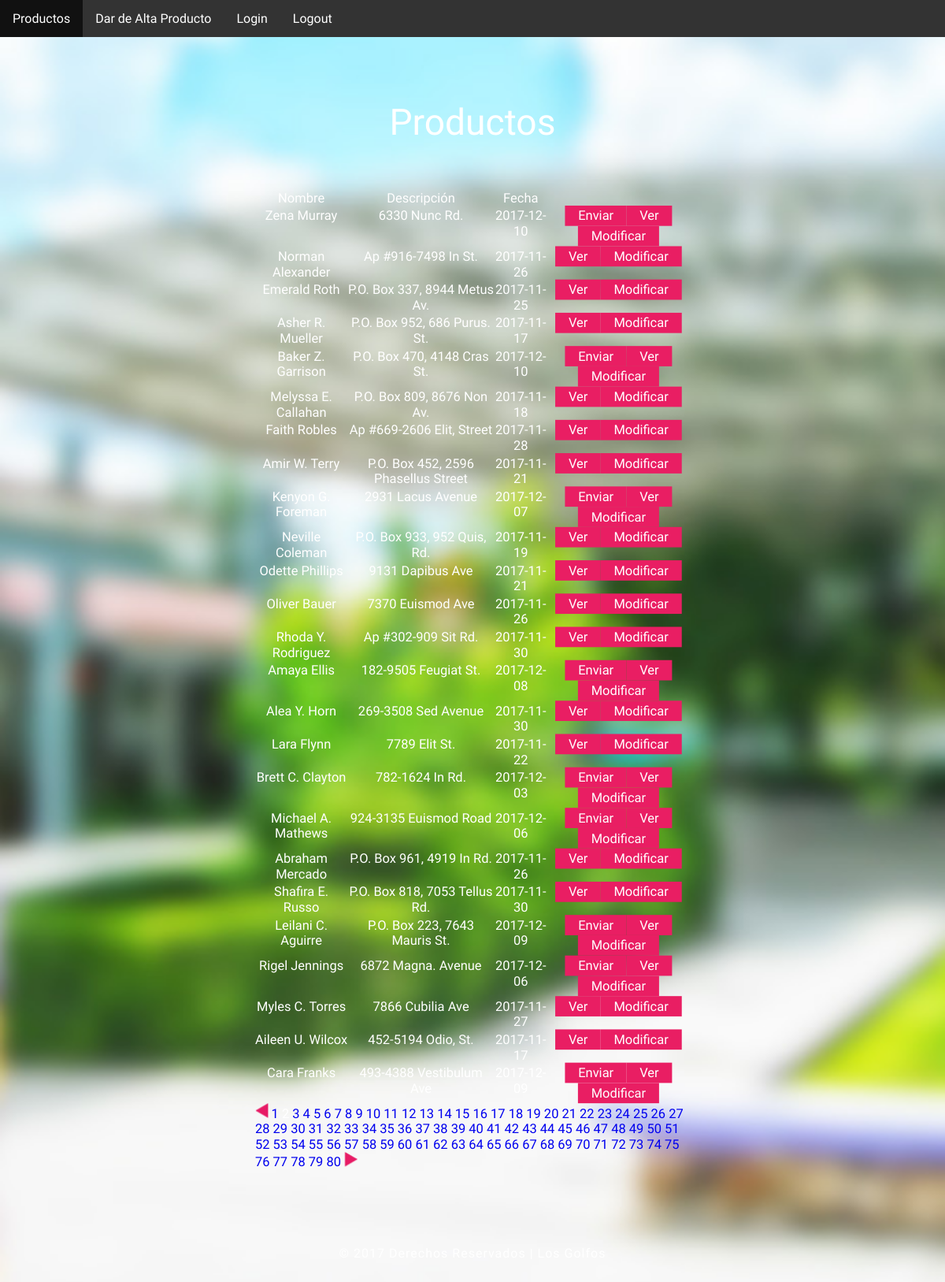
Page /productos.php?pagina=2 on the committed database.
### tables this page shows
CREATE TABLE IF NOT EXISTS `producto` (
  `id_producto` int(11) NOT NULL AUTO_INCREMENT,
  `fecha_entrega` date NOT NULL,
  `nombre` varchar(30) NOT NULL,
  `descripcion` text NOT NULL,
  PRIMARY KEY (`id_producto`)
);

### productos.php (the view, shortened to what this page needs)
<!DOCTYPE html>
<html>
<head>
<link href="css/style.css" rel="stylesheet" type="text/css" media="all" />
</head>
<body>
	<ul>
  		<li><a href="productos.php">Productos</a></li>
  		<li><a href="alta_producto.php">Dar de Alta Producto</a></li>
 		<li><a href="login.php">Login</a></li>
 		<li><a href="logout.php">Logout</a></li>
	</ul>
	<div class="main-agileinfo slider ">
		<div class="items-group">
			<div class="item agileits-w3layouts">
				<div class="block text main-agileits">
					<div class="login-form loginw3-agile">
						<div class="agile-row">
							<h1>Productos</h1>
							<div class="login-agileits-top">
								<table class="table_productos">
									<tr>
										<th>Nombre</th>
										<th>Descripción</th>
										<th>Fecha</th>
										<th></th>
									</tr>
<?php
function compararFechas($primera, $segunda)
 {
  $valoresPrimera = explode ("-", $primera);
  $valoresSegunda = explode ("-", $segunda);
  $diaPrimera    = $valoresPrimera[2];
  $mesPrimera  = $valoresPrimera[1];
  $anyoPrimera   = $valoresPrimera[0];
  $diaSegunda   = $valoresSegunda[2];
  $mesSegunda = $valoresSegunda[1];
  $anyoSegunda  = $valoresSegunda[0];
  $diasPrimeraJuliano = gregoriantojd($mesPrimera, $diaPrimera, $anyoPrimera);
  $diasSegundaJuliano = gregoriantojd($mesSegunda, $diaSegunda, $anyoSegunda);
  if(!checkdate($mesPrimera, $diaPrimera, $anyoPrimera)){
    return 0;
  }elseif(!checkdate($mesSegunda, $diaSegunda, $anyoSegunda)){
    return 0;
  }else{
    return  $diasPrimeraJuliano - $diasSegundaJuliano;
  }
}
?>
<?php
$host_db = "localhost";
$user_db = "root";
$pass_db = "";
$db_name = "mudle";
$tbl_name = "producto";
$conexion = new mysqli($host_db, $user_db, $pass_db, $db_name);
?>
<?php
$sql = "SELECT count(*) FROM $tbl_name";
$result = $conexion->query($sql);
$row = $result->fetch_array(MYSQLI_ASSOC);
$count = $row['count(*)'];
$TAMANO_PAGINA = 25;
$pagina = 1;
if (isset($_GET["pagina"]))
{
	$pagina = $_GET["pagina"];
}
if (!$pagina) {
   $inicio = 0;
   $pagina = 1;
}
else {
   $inicio = ($pagina - 1) * $TAMANO_PAGINA;
}
$total_paginas = ceil($count / $TAMANO_PAGINA);
?>
<?php
$sql = "SELECT * FROM $tbl_name limit ".$inicio.",".$TAMANO_PAGINA;
$result = $conexion->query($sql);
$segunda = date("Y")."-".date("m")."-".date("d");
 while($row = $result->fetch_array(MYSQLI_ASSOC)){
 $primera = $row['fecha_entrega'];
 echo "<tr><td>".$row['nombre']."</td>";
 echo "<td>".$row['descripcion']."</td>";
 echo "<td>".$row['fecha_entrega']."</td>";
 echo "<td>";
 if (compararFechas($primera,$segunda) > -4){
 	echo "<a type=button class='button' href='subir.php?id_producto=".$row['id_producto']."'>Enviar</a>";
 }
 echo "<a type=button class='button' href='ver_producto.php?id_producto=".$row['id_producto']."'>Ver</a>";
 echo "<a type=button class='button' href='modificar_producto.php?id_producto=".$row['id_producto']."'>Modificar</a></td></tr>\n";
 }
 echo "</table>";
 ?>
 <?php
 $url = "productos.php";
 if ($total_paginas > 1) {
   if ($pagina != 1)
      echo '<a href="'.$url.'?pagina='.($pagina-1).'"><img src="images/izq.png" border="0"></a>';
      for ($i=1;$i<=$total_paginas;$i++) {
         if ($pagina == $i)
            echo $pagina;
         else
            echo '  <a href="'.$url.'?pagina='.$i.'">'.$i.'</a>  ';
      }
      if ($pagina != $total_paginas)
         echo '<a href="'.$url.'?pagina='.($pagina+1).'"><img src="images/der.png" border="0"></a>';
}
 ?>
							</div>
						</div>
					</div>
				</div>
				<div class="footeragileits">
					<p> &copy; 2017 Derechos Reservados | Los Golfos</a></p>
				</div>
			</div>
		</div>
	</div>
</body>
</html>

### css/style.css (style rules this page uses)
html,body,div,span,applet,object,iframe,h1,h2,h3,h4,h5,h6,p,blockquote,pre,a,abbr,acronym,address,big,cite,code,del,dfn,em,img,ins,kbd,q,s,samp,small,strike,strong,sub,sup,tt,var,b,u,i,dl,dt,dd,ol,nav ul,nav li,fieldset,form,label,legend,table,caption,tbody,tfoot,thead,tr,th,td,article,aside,canvas,details,embed,figure,figcaption,footer,header,hgroup,menu,nav,output,ruby,section,summary,time,mark,audio,video { margin:0;padding:0;border:0;font-size:100%;font:inherit;vertical-align:baseline; }
ol,ul { list-style:none;margin:0px;padding:0px; }
table { border-collapse:collapse;border-spacing:0; }
a { text-decoration:none; }
img { max-width:100%; }
body { font-family: 'Arsenal', sans-serif; background:#fff; background: url(../images/bg.jpg)repeat 0px 0px; background-size: cover; -webkit-background-size: cover; -moz-background-size: cover; -o-background-size: cover; background-attachment: fixed; }
h1 { font-size: 3em; text-align: center; color: #fff; font-weight: 100; }
.login-form h1 { font-size: 3em; color: #fff; text-align: center; margin-bottom: 1.5em; line-height: 0.7em; }
.footeragileits p { line-height: 1.8em; margin: 3em 0; text-align: center; font-size:1em; color: #fff; letter-spacing: 1px; }
.slider .items-group { width: 100%; height: 100%; position: relative; }
.item { -webkit-transition: 0.5s; -moz-transition: 0.5s; -o-transition: 0.5s; -ms-transition: 0.5s; transition: 0.5s; visibility: hidden; position: relative; opacity: 1; visibility: visible; }
.item .block { width: 30%; padding: 3.5em 3em; margin: 4em auto; color: #fff; -webkit-transition: box-shadow 0.5s; transition: box-shadow 0.5s; overflow: hidden; border-radius: 10px; -webkit-transform: scale(1.03); -moz-transform: scale(1.03); -o-transform: scale(1.03); -ms-transform: scale(1.03); transform: scale(1.03); box-sizing: border-box; background-size: cover; background-position: center; background-attachment: fixed; box-shadow: none; }
@media (max-width:1440px) { .item .block { width: 50%; } }
@media (max-width:1366px) { .login-form h1 { font-size: 2.8em; } }
@media (max-width:1280px) { .item .block { padding: 3em 2em; } }
ul { list-style-type: none; margin: 0; padding: 0; overflow: hidden; background-color: #333; }
li { float: left; }
li a { display: block; color: white; text-align: center; padding: 14px 16px; text-decoration: none; }
.button { background-color: #E91E63; border: none; color: white; padding: 3px 16px; text-align: center; text-decoration: none; display: inline-block; font-size: 16px; }
.table_productos { width: 100%; text-align:center; height: 300px; }

### rows in the picture
producto: nombre "Zena Murray", descripcion "6330 Nunc Rd.", fecha_entrega "2017-12-10"
producto: nombre "Norman Alexander", descripcion "Ap #916-7498 In St.", fecha_entrega "2017-11-26"
producto: nombre "Emerald Roth", descripcion "P.O. Box 337, 8944 Metus Av.", fecha_entrega "2017-11-25"
producto: nombre "Asher R. Mueller", descripcion "P.O. Box 952, 686 Purus. St.", fecha_entrega "2017-11-17"
producto: nombre "Baker Z. Garrison", descripcion "P.O. Box 470, 4148 Cras St.", fecha_entrega "2017-12-10"
producto: nombre "Melyssa E. Callahan", descripcion "P.O. Box 809, 8676 Non Av.", fecha_entrega "2017-11-18"
producto: nombre "Faith Robles", descripcion "Ap #669-2606 Elit, Street", fecha_entrega "2017-11-28"
producto: nombre "Amir W. Terry", descripcion "P.O. Box 452, 2596 Phasellus Street", fecha_entrega "2017-11-21"
producto: nombre "Kenyon G. Foreman", descripcion "2931 Lacus Avenue", fecha_entrega "2017-12-07"
producto: nombre "Neville Coleman", descripcion "P.O. Box 933, 952 Quis, Rd.", fecha_entrega "2017-11-19"
producto: nombre "Odette Phillips", descripcion "9131 Dapibus Ave", fecha_entrega "2017-11-21"
producto: nombre "Oliver Bauer", descripcion "7370 Euismod Ave", fecha_entrega "2017-11-26"
producto: nombre "Rhoda Y. Rodriguez", descripcion "Ap #302-909 Sit Rd.", fecha_entrega "2017-11-30"
producto: nombre "Amaya Ellis", descripcion "182-9505 Feugiat St.", fecha_entrega "2017-12-08"
producto: nombre "Alea Y. Horn", descripcion "269-3508 Sed Avenue", fecha_entrega "2017-11-30"
producto: nombre "Lara Flynn", descripcion "7789 Elit St.", fecha_entrega "2017-11-22"
producto: nombre "Brett C. Clayton", descripcion "782-1624 In Rd.", fecha_entrega "2017-12-03"
producto: nombre "Michael A. Mathews", descripcion "924-3135 Euismod Road", fecha_entrega "2017-12-06"
producto: nombre "Abraham Mercado", descripcion "P.O. Box 961, 4919 In Rd.", fecha_entrega "2017-11-26"
producto: nombre "Shafira E. Russo", descripcion "P.O. Box 818, 7053 Tellus Rd.", fecha_entrega "2017-11-30"
producto: nombre "Leilani C. Aguirre", descripcion "P.O. Box 223, 7643 Mauris St.", fecha_entrega "2017-12-09"
producto: nombre "Rigel Jennings", descripcion "6872 Magna. Avenue", fecha_entrega "2017-12-06"
producto: nombre "Myles C. Torres", descripcion "7866 Cubilia Ave", fecha_entrega "2017-11-27"
producto: nombre "Aileen U. Wilcox", descripcion "452-5194 Odio, St.", fecha_entrega "2017-11-17"
producto: nombre "Cara Franks", descripcion "493-4388 Vestibulum Ave"
